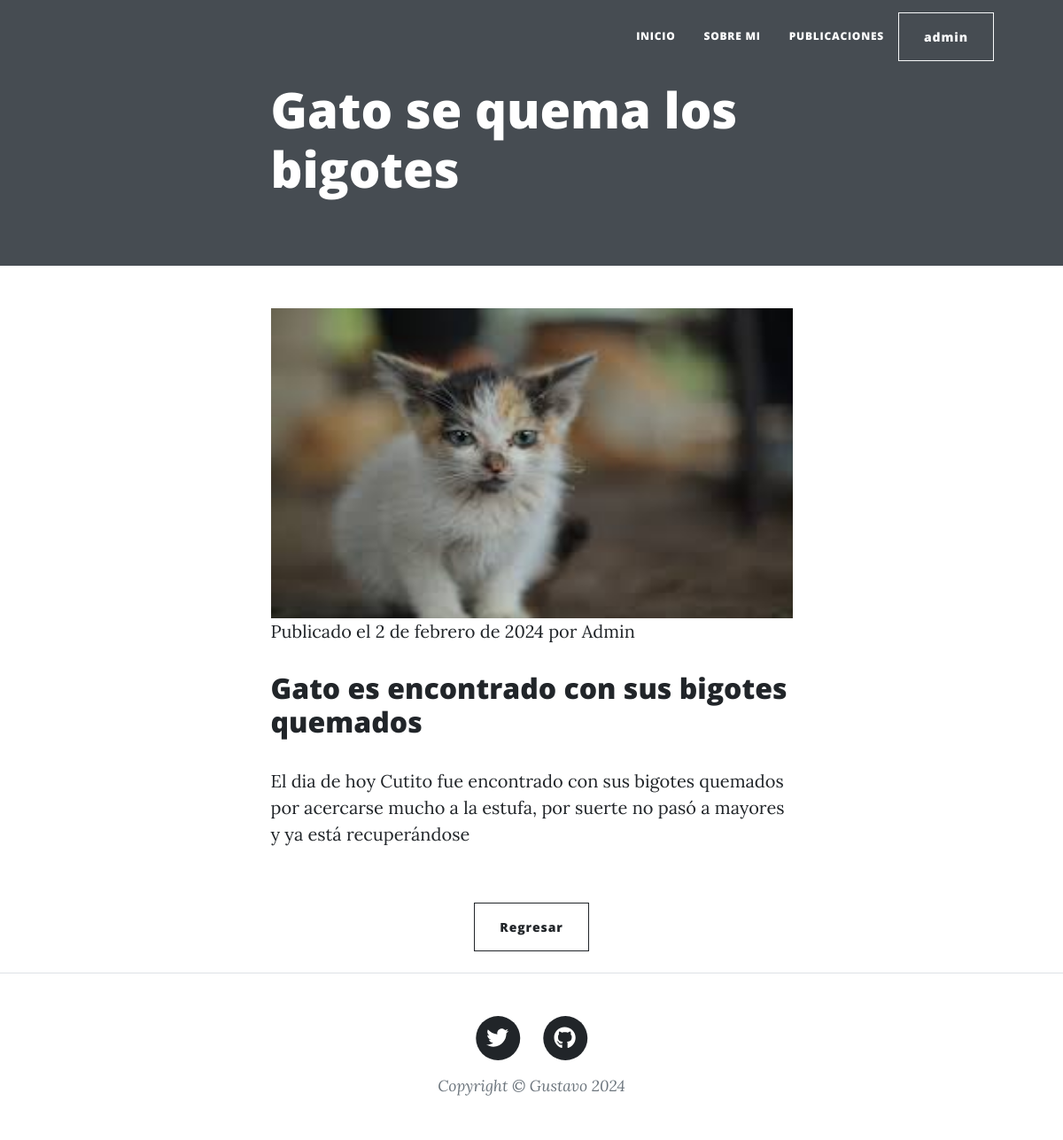
The page /publicaciones/detalle-publicacion/6 (signed in) on the database its author committed.
### Posts/models.py (models this page shows, shortened)
class Publicaciones(models.Model):
    titulo = models.CharField(max_length=50)
    bajada = models.CharField(max_length=300)
    fecha = models.DateField(max_length=30, help_text = "Por favor, ingrese la fecha en el formato DD/MM/YYYY.")
    cuerpo = models.CharField(max_length=3000)
    imagen = models.ImageField(upload_to="foto_publicacion", null=True, blank=True)
    autor = models.CharField(max_length=50)

### Posts/views.py (the view)
# urls.py: path("detalle-publicacion/<int:pk>", DetallePublicaciones.as_view(), name="Detalles"),
class DetallePublicaciones(DetailView):
    model = Publicaciones
    template_name = "Posts/post-detalle.html"
    context_object_name = "objects"

### Home/context_processors.py (called while the page is built)
def custom_user(request):
    context = auth(request)
    user = context['user']
    if user.is_authenticated:
        avatar = Avatar.objects.filter(user=request.user.id)
        cant = len(avatar)
        if cant > 0:
            context['user_avatar'] = avatar[cant-1]
        else:
            context['user_avatar'] = ""
    return context

### Posts/templates/Posts/post-detalle.html (shortened to what this page needs)
{% extends "Home/padre.html" %}
{% load static %}
{% block division %}
        <header class="masthead" style="height: 300px; padding: 90px 0;">
            <div class="container position-relative px-4 px-lg-5">
                <div class="row gx-4 gx-lg-5 justify-content-center">
                    <div class="col-md-10 col-lg-8 col-xl-7">
                        <div class="post-heading">
                            <h1>{{object.titulo}}</h1>
                        </div>
                    </div>
                </div>
            </div>
        </header>
        <article class="mb-4">
            <div class="container px-4 px-lg-5">
                <div class="row gx-4 gx-lg-5 justify-content-center">
                    <div class="col-md-10 col-lg-8 col-xl-7">
                        {% if object.imagen %}
                        <img src="{{object.imagen.url}}" alt="" width="100%" height="350px">
                        {% endif %}
                        <span class="meta">
                            Publicado el {{object.fecha}}
                            por {{object.autor}}
                        </span>
                        <br>
                        <br>
                        <h2 class="subheading">{{object.bajada}}</h2>
                        <p class="card-text">
                            {{object.cuerpo}}
                        </p>
                        <br>
                    </div>
                </div>
            </div>
            <div class="d-flex justify-content-center">
                <a href="{% url 'Publicaciones' %}" class="btn btn-outline-dark" >Regresar</a>
            </div>
        </article>
{% endblock %}

### Home/templates/Home/padre.html (shortened to what this page needs)
<!DOCTYPE html>
<html lang="en">
    <head>
        {% load static %}
        <link href="{% static 'Home/css/styles.css' %}" rel="stylesheet" />
    </head>
    <body>
        <nav class="navbar navbar-expand-lg navbar-light" id="mainNav">
            <div class="container px-4 px-lg-5">
                <div class="collapse navbar-collapse" id="navbarResponsive">
                    <ul class="navbar-nav ms-auto py-4 py-lg-0">
                        <li class="nav-item"><a class="nav-link px-lg-3 py-3 py-lg-4" href="{% url 'Inicio' %}">Inicio</a></li>
                        <li class="nav-item"><a class="nav-link px-lg-3 py-3 py-lg-4" href="{% url 'Sobre Mi' %}">Sobre Mi</a></li>
                        <li class="nav-item"><a class="nav-link px-lg-3 py-3 py-lg-4" href="{% url 'Publicaciones' %}">Publicaciones</a></li>
                    </ul>
                </div>
                {% if request.user.is_authenticated %}
                <div class = "dropdown">
                    <button class="btn btn-outline-light dropdown toggle" type="button" id="dropdownMenuBotton1" data-bs-toggle="dropdown" aria-expanded="false">
                        {% if user_avatar %}
                            {{ request.user.username }} <img src="{{ user_avatar }}" alt="..." style="height: 40px; width: 40px;">
                        {% else %}
                            {{ request.user.username }}
                        {% endif %}
                    </button>
                </div>
                {% endif %}
            </div>
        </nav>
        {% block division %}
        {% endblock %}
        <footer class="border-top">
            <div class="container px-4 px-lg-5">
                <div class="row gx-4 gx-lg-5 justify-content-center">
                    <div class="col-md-10 col-lg-8 col-xl-7">
                        <ul class="list-inline text-center">
                            <li class="list-inline-item">
                                <a href="https://twitter.com/Mai_vlr">
                                    <span class="fa-stack fa-lg">
                                        <i class="fas fa-circle fa-stack-2x"></i>
                                        <i class="fab fa-twitter fa-stack-1x fa-inverse"></i>
                                    </span>
                                </a>
                            </li>
                            <li class="list-inline-item">
                                <a href="https://github.com/gustixd1">
                                    <span class="fa-stack fa-lg">
                                        <i class="fas fa-circle fa-stack-2x"></i>
                                        <i class="fab fa-github fa-stack-1x fa-inverse"></i>
                                    </span>
                                </a>
                            </li>
                        </ul>
                        <div class="small text-center text-muted fst-italic">Copyright &copy; Gustavo 2024</div>
                    </div>
                </div>
            </div>
        </footer>
    </body>
</html>

### rows shown on the page
Publicaciones: titulo "Gato se quema los bigotes", imagen (picture), fecha "2 de febrero de 2024", autor "Admin", bajada "Gato es encontrado con sus bigotes quemados", cuerpo "El dia de hoy Cutito fue encontrado con sus bigotes quemados por acercarse mucho a la estufa, por suerte no pasó a mayores y ya está recuperándose"

### other values the page prints
{{ request.user.username }} "admin"
